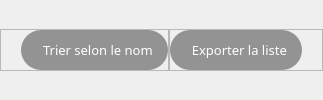
               <widget class="QWidget" name="clientsButtonsContainer" native="true">
                <layout class="QHBoxLayout" name="horizontalLayout_5">
                 <property name="spacing">
                  <number>0</number>
                 </property>
                 <property name="leftMargin">
                  <number>0</number>
                 </property>
                 <property name="topMargin">
                  <number>0</number>
                 </property>
                 <property name="rightMargin">
                  <number>0</number>
                 </property>
                 <property name="bottomMargin">
                  <number>0</number>
                 </property>
                 <item alignment="Qt::AlignLeft">
                  <widget class="QFrame" name="orderClientsFrame">
                   <property name="sizePolicy">
                    <sizepolicy hsizetype="Fixed" vsizetype="Fixed">
                     <horstretch>0</horstretch>
                     <verstretch>0</verstretch>
                    </sizepolicy>
                   </property>
                   <property name="styleSheet">
                    <string notr="true">QPushButton{
	padding: 11px 15px;
	background-color: rgb(147, 147, 147);
	border-radius: 20px;
	color: rgb(255, 255,255);
}

QPushButton:hover{
	background-color: rgba(147, 147, 147, 0.5);
}

QPushButton:pressed{
	background-color: rgb(235, 28, 39);

}</string>
                   </property>
                   <property name="frameShape">
                    <enum>QFrame::StyledPanel</enum>
                   </property>
                   <property name="frameShadow">
                    <enum>QFrame::Raised</enum>
                   </property>
                   <layout class="QVBoxLayout" name="verticalLayout_10">
                    <property name="spacing">
                     <number>0</number>
                    </property>
                    <property name="leftMargin">
                     <number>20</number>
                    </property>
                    <property name="topMargin">
                     <number>0</number>
                    </property>
                    <property name="rightMargin">
                     <number>0</number>
                    </property>
                    <property name="bottomMargin">
                     <number>0</number>
                    </property>
                    <item>
                     <widget class="QPushButton" name="orderClientsButton">
                      <property name="sizePolicy">
                       <sizepolicy hsizetype="Fixed" vsizetype="Fixed">
                        <horstretch>0</horstretch>
                        <verstretch>0</verstretch>
                       </sizepolicy>
                      </property>
                      <property name="font">
                       <font>
                        <family>Nunito</family>
                        <pointsize>10</pointsize>
                       </font>
                      </property>
                      <property name="text">
                       <string>  Trier selon le nom</string>
                      </property>
                      <property name="icon">
                       <iconset resource="res.qrc">
                        <normaloff>:/Icons/Ressources/Icons/trier.png</normaloff>:/Icons/Ressources/Icons/trier.png</iconset>
                      </property>
                      <property name="iconSize">
                       <size>
                        <width>20</width>
                        <height>20</height>
                       </size>
                      </property>
                      <property name="flat">
                       <bool>true</bool>
                      </property>
                     </widget>
                    </item>
                   </layout>
                  </widget>
                 </item>
                 <item alignment="Qt::AlignRight">
                  <widget class="QFrame" name="exportClientsFrame">
                   <property name="sizePolicy">
                    <sizepolicy hsizetype="Fixed" vsizetype="Fixed">
                     <horstretch>0</horstretch>
                     <verstretch>0</verstretch>
                    </sizepolicy>
                   </property>
                   <property name="styleSheet">
                    <string notr="true">QPushButton{
	padding: 11px 15px;
	background-color: rgb(147, 147, 147);
	border-radius: 20px;
	color: rgb(255, 255,255);
}

QPushButton:hover{
	background-color: rgba(147, 147, 147, 0.5);
}

QPushButton:pressed{
	background-color: rgb(235, 28, 39);

}</string>
                   </property>
                   <property name="frameShape">
                    <enum>QFrame::StyledPanel</enum>
                   </property>
                   <property name="frameShadow">
                    <enum>QFrame::Raised</enum>
                   </property>
                   <layout class="QVBoxLayout" name="verticalLayout_11">
                    <property name="spacing">
                     <number>0</number>
                    </property>
                    <property name="leftMargin">
                     <number>0</number>
                    </property>
                    <property name="topMargin">
                     <number>0</number>
                    </property>
                    <property name="rightMargin">
                     <number>20</number>
                    </property>
                    <property name="bottomMargin">
                     <number>0</number>
                    </property>
                    <item>
                     <widget class="QPushButton" name="exportClientsButton">
                      <property name="sizePolicy">
                       <sizepolicy hsizetype="Preferred" vsizetype="Preferred">
                        <horstretch>0</horstretch>
                        <verstretch>0</verstretch>
                       </sizepolicy>
                      </property>
                      <property name="font">
                       <font>
                        <family>Nunito</family>
                        <pointsize>10</pointsize>
                       </font>
                      </property>
                      <property name="text">
                       <string>  Exporter la liste</string>
                      </property>
                      <property name="icon">
                       <iconset resource="res.qrc">
                        <normaloff>:/Icons/Ressources/Icons/exporter-le-fichier.png</normaloff>:/Icons/Ressources/Icons/exporter-le-fichier.png</iconset>
                      </property>
                      <property name="flat">
                       <bool>true</bool>
                      </property>
                     </widget>
                    </item>
                   </layout>
                  </widget>
                 </item>
                </layout>
               </widget>
